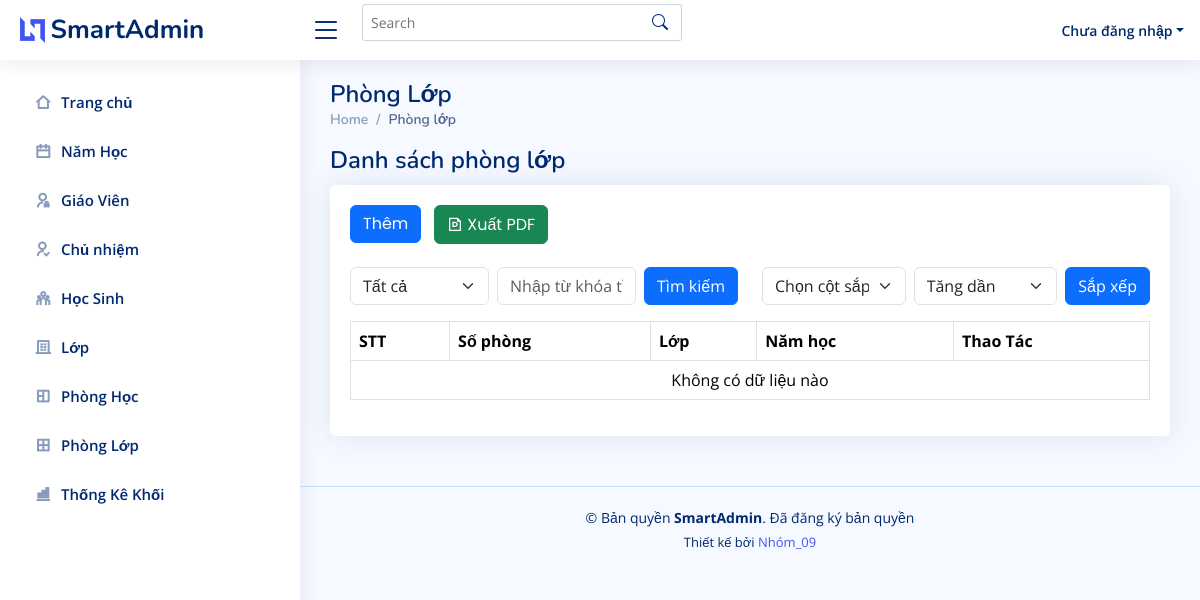
Page /phonglop.php on the earlier database version.
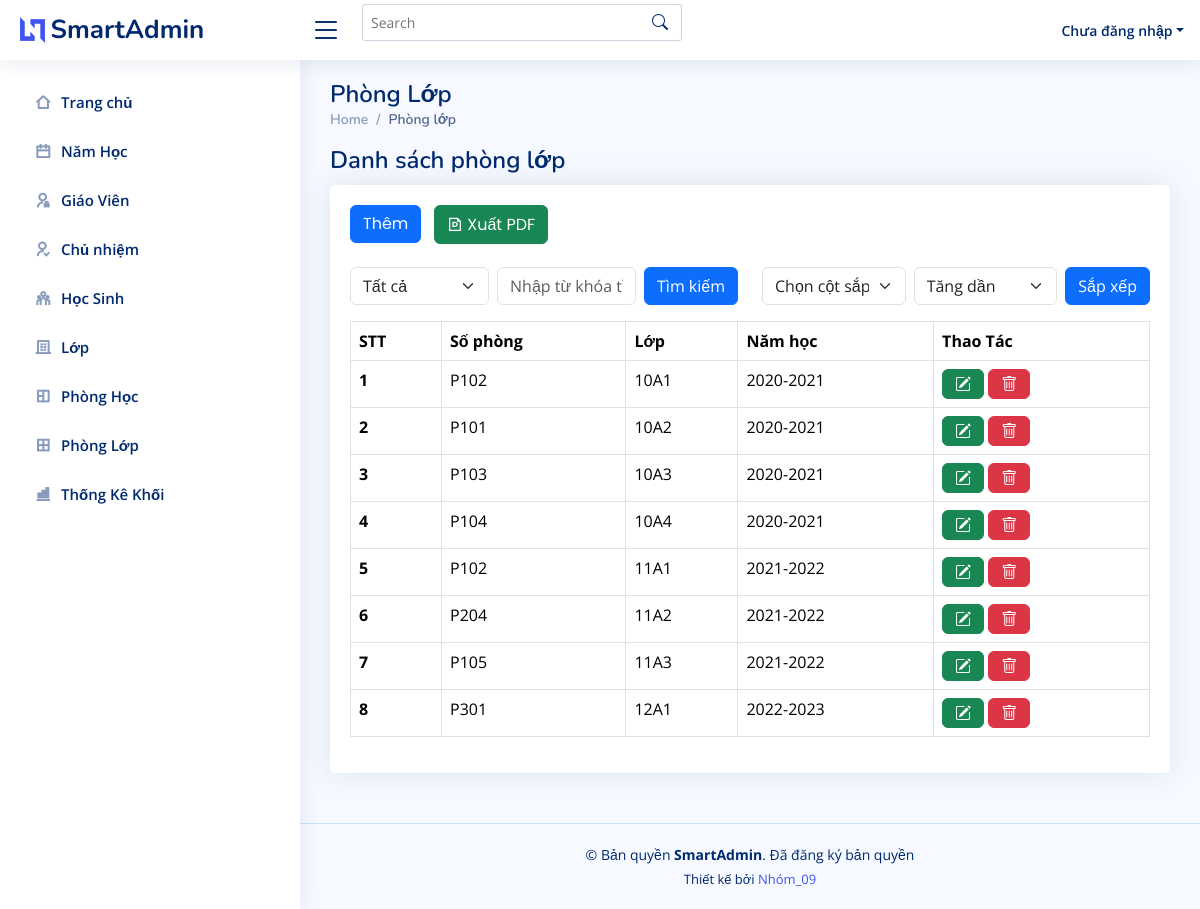
Same page on the later database version.
### tables this page shows
CREATE TABLE `phonglop` (
  `maPhong` varchar(10) NOT NULL,
  `maLop` int NOT NULL,
  PRIMARY KEY (`maPhong`,`maLop`),
  KEY `maLop` (`maLop`),
  CONSTRAINT `phonglop_ibfk_1` FOREIGN KEY (`maPhong`) REFERENCES `phonghoc` (`maPhong`)
);

CREATE TABLE `lop` (
  `maLop` int NOT NULL AUTO_INCREMENT,
  `tenLop` varchar(50) DEFAULT NULL,
  `maNamHoc` int DEFAULT NULL,
  `maKhoi` int DEFAULT NULL,
  PRIMARY KEY (`maLop`),
  KEY `fk_namhoc_maNamHoc` (`maNamHoc`),
  CONSTRAINT `fk_namhoc_maNamHoc` FOREIGN KEY (`maNamHoc`) REFERENCES `namhoc` (`maNamHoc`)
);

CREATE TABLE `namhoc` (
  `maNamHoc` int NOT NULL AUTO_INCREMENT,
  `nienKhoa` varchar(50) NOT NULL,
  PRIMARY KEY (`maNamHoc`)
);

### phonglop.php (the view, shortened to what this page needs)
<?php
include('partials/header.php');
include('partials/sidebar.php');
include('partials/connectDB.php');
?>
<main id="main" class="main">
  <div class="pagetitle">
    <h1>Phòng Lớp</h1>
    <nav>
      <ol class="breadcrumb">
        <li class="breadcrumb-item"><a href="index.html">Home</a></li>
        <li class="breadcrumb-item active">Phòng lớp</li>
      </ol>
    </nav>
  </div>
  <div class="pagetitle">
    <h1>Danh sách phòng lớp</h1>
  </div>
  <section class="section">
    <div class="row">
      <div class="col-lg-12">
        <div class="card">
          <div class="card-body">
            <h5 class="card-title d-flex justify-content-between align-items-center">
              <div>
                <a href="add_phonglop.php" class="btn btn-primary me-2">Thêm</a>
                <a href="export_pdf_phonglop.php?column=<?php echo isset($_GET['column']) ? $_GET['column'] : ''; ?>&keyword=<?php echo isset($_GET['keyword']) ? $_GET['keyword'] : ''; ?>&order=<?php echo isset($_GET['order']) ? $_GET['order'] : 'asc'; ?>" class="btn btn-success me-4">
                  <i class="ri-file-pdf-line"></i> Xuất PDF
                </a>
              </div>
            </h5>
            <div class="row">
              <form method="GET" action="" class="d-flex align-items-center w-50">
                <div class="me-2" style="flex: 1;">
                  <select name="column" class="form-select">
                    <option value="">Tất cả</option>
                  </select>
                </div>
                <div class="me-2" style="flex: 1;">
                  <input type="text" name="keyword" class="form-control" placeholder="Nhập từ khóa tìm kiếm">
                </div>
                <button type="submit" class="btn btn-primary">Tìm kiếm</button>
              </form>
              <form method="GET" action="" class="d-flex align-items-center w-50">
                <div class="me-2" style="flex: 1;">
                  <select name="sort_column" class="form-select">
                    <option value="">Chọn cột sắp xếp</option>
                  </select>
                </div>
                <div class="me-2" style="flex: 1;">
                  <select name="sort_order" class="form-select">
                    <option value="asc">Tăng dần</option>
                  </select>
                </div>
                <button type="submit" class="btn btn-primary">Sắp xếp</button>
              </form>
            </div>
            <table class="table table-bordered">
              <thead>
                <tr>
                  <th scope="col">STT</th>
                  <th scope="col">Số phòng</th>
                  <th scope="col">Lớp</th>
                  <th scope="col">Năm học</th>
                  <th scope="col">Thao Tác</th>
                </tr>
              </thead>
              <tbody>
                <?php
                $sql = "SELECT phonglop.*, lop.tenLop, namhoc.nienKhoa
                        FROM phonglop
                        JOIN lop ON phonglop.maLop = lop.maLop
                        JOIN namhoc ON lop.maNamHoc = namhoc.maNamHoc";
                $stmt = $conn->prepare($sql);
                $stmt->execute();
                $result = $stmt->get_result();
                if ($result->num_rows > 0) {
                  $stt = 1;
                  while ($row = $result->fetch_assoc()) {
                    echo "<tr>
                            <th scope='row'>{$stt}</th>
                            <td>{$row['maPhong']}</td>
                            <td>{$row['tenLop']}</td>
                            <td>{$row['nienKhoa']}</td>
                            <td>
                              <a href='edit_phonglop.php?maPhong={$row['maPhong']}&nienKhoa={$row['nienKhoa']}&maLop={$row['maLop']}' class='btn btn-success'>
                                <i class='bi bi-pencil-square'></i>
                              </a>
                              <a href='phonglop.php?delete=true&maPhong={$row['maPhong']}' class='btn btn-danger' onclick='return confirm(\"Bạn có chắc chắn muốn xóa?\")'>
                                <i class='bi bi-trash'></i>
                              </a>
                            </td>
                          </tr>";
                    $stt++;
                  }
                } else {
                  echo "<tr><td colspan='6' class='text-center'>Không có dữ liệu nào</td></tr>";
                }
                ?>
              </tbody>
            </table>
          </div>
        </div>
      </div>
    </div>
  </section>
</main>
<?php
include('partials/footer.php');
?>

Differences in the rows shown:
added phonglop: maPhong "P102", lop.tenLop "10A1", namhoc.nienKhoa "2020-2021"
added phonglop: maPhong "P101", lop.tenLop "10A2", namhoc.nienKhoa "2020-2021"
added phonglop: maPhong "P103", lop.tenLop "10A3", namhoc.nienKhoa "2020-2021"
added phonglop: maPhong "P104", lop.tenLop "10A4", namhoc.nienKhoa "2020-2021"
added phonglop: maPhong "P102", lop.tenLop "11A1", namhoc.nienKhoa "2021-2022"
added phonglop: maPhong "P204", lop.tenLop "11A2", namhoc.nienKhoa "2021-2022"
added phonglop: maPhong "P105", lop.tenLop "11A3", namhoc.nienKhoa "2021-2022"
added phonglop: maPhong "P301", lop.tenLop "12A1", namhoc.nienKhoa "2022-2023"
Other differences:
text no longer shown: "Không có dữ liệu nào"
